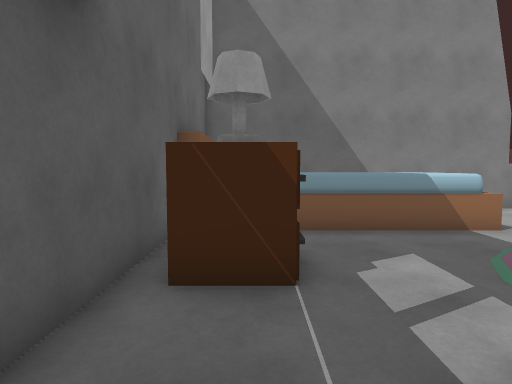
[1] (above)

12 first-person views from a walk through a Unity game level. The camera is 1.4 m above the floor, tilts 4° down and sees 75° across. The floor is counted in squares, 1 m on a side. Each view is taken from the middle of a square. On the plan, view 1 faces up. The plan holds only what a view shows up to about 15 squares ahead; the rest is blank.

[2]
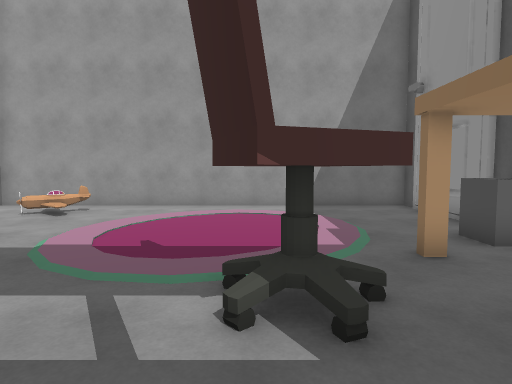

[3]
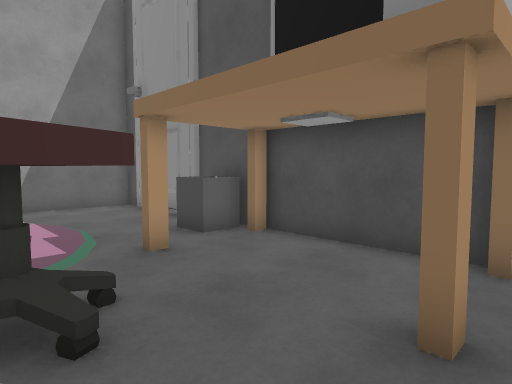

[4]
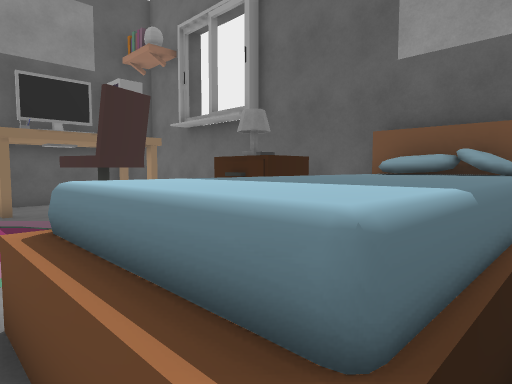

[5]
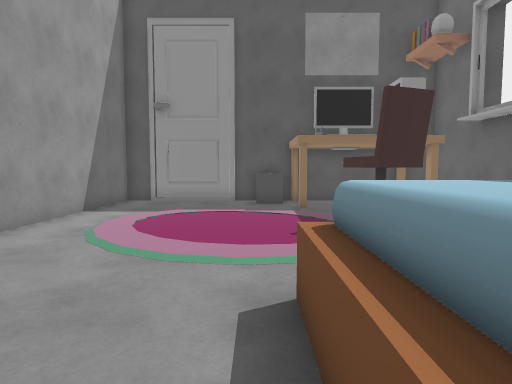

[6]
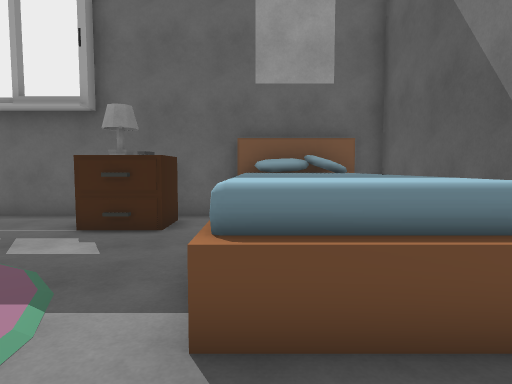

[7]
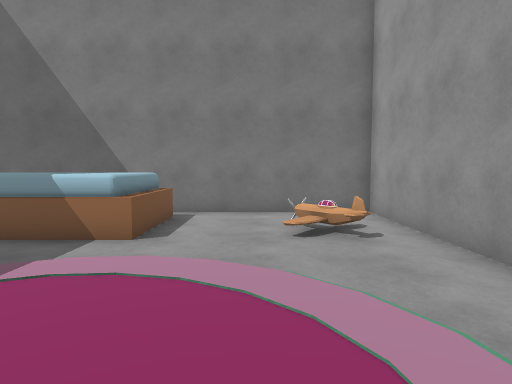

[8]
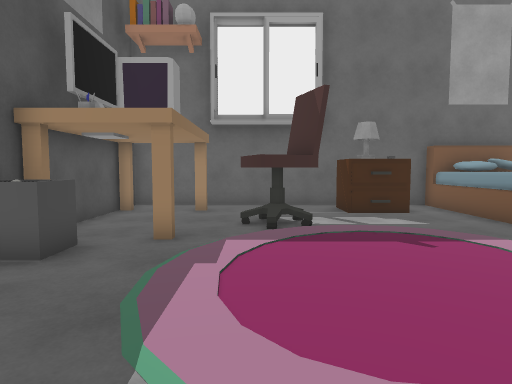

[9]
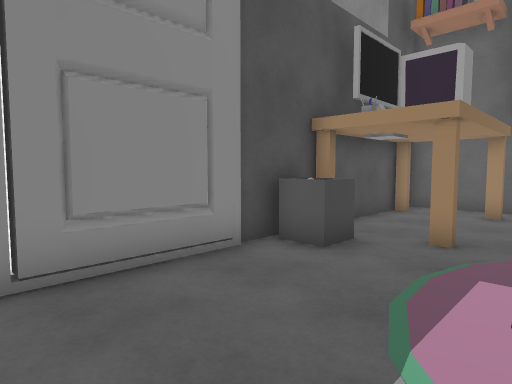

[10]
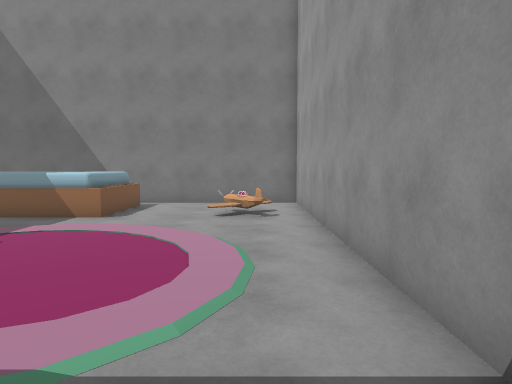

[11]
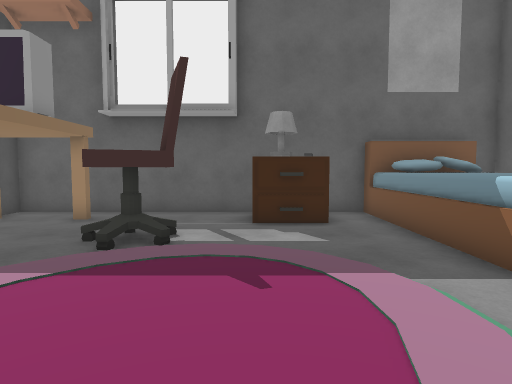

[12]
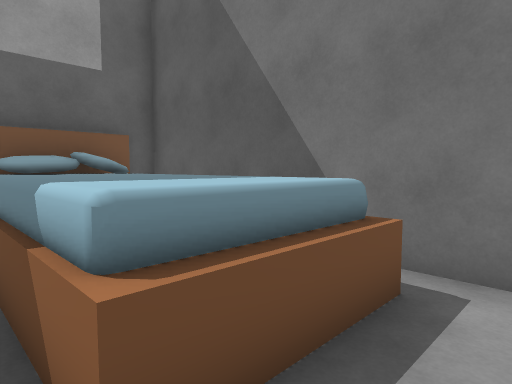

### Floor plan
Key: @ floor where view 1 was taken; # wall or solid block; . floor; / step, stairs or slope; = window, fence, low wall or low ledge; ^ raised ledge; L lamp; C chair; T thing the floor can be seen under or through; O other object.
Columns run from 2 left of view 1 to 12 right of it. Each row starts with its distance up from view 1.
 12  ##############
 11  #   ^^.......#
 10  #^^^^^^......#
  9  #^^^^^^...=/.#
  8 ##^^^^^^...//.#
  7 #.............#
  6 #OO...........#
  5 # LO...    ...#
  4 #OL...     ...#
  3 #.....      ..#
  2 #...CC      ..#
  1 #...CC.   ....#
  0 #.@...........#
 -1 #.#...#.......#
 -2 #......TT.....#
 -3 #......T=.....#
 -4 ###############

Positions as (right, up) in squares from view 1, and headings:
1: (0, 0), facing up
2: (-1, 2), facing right
3: (-1, 2), facing down-right
4: (6, 11), facing down-left
5: (6, 11), facing down
6: (8, 8), facing left
7: (8, 1), facing up
8: (11, 1), facing left
9: (11, 1), facing down-left
10: (10, -2), facing up
11: (9, 4), facing left
12: (7, 7), facing up-left
